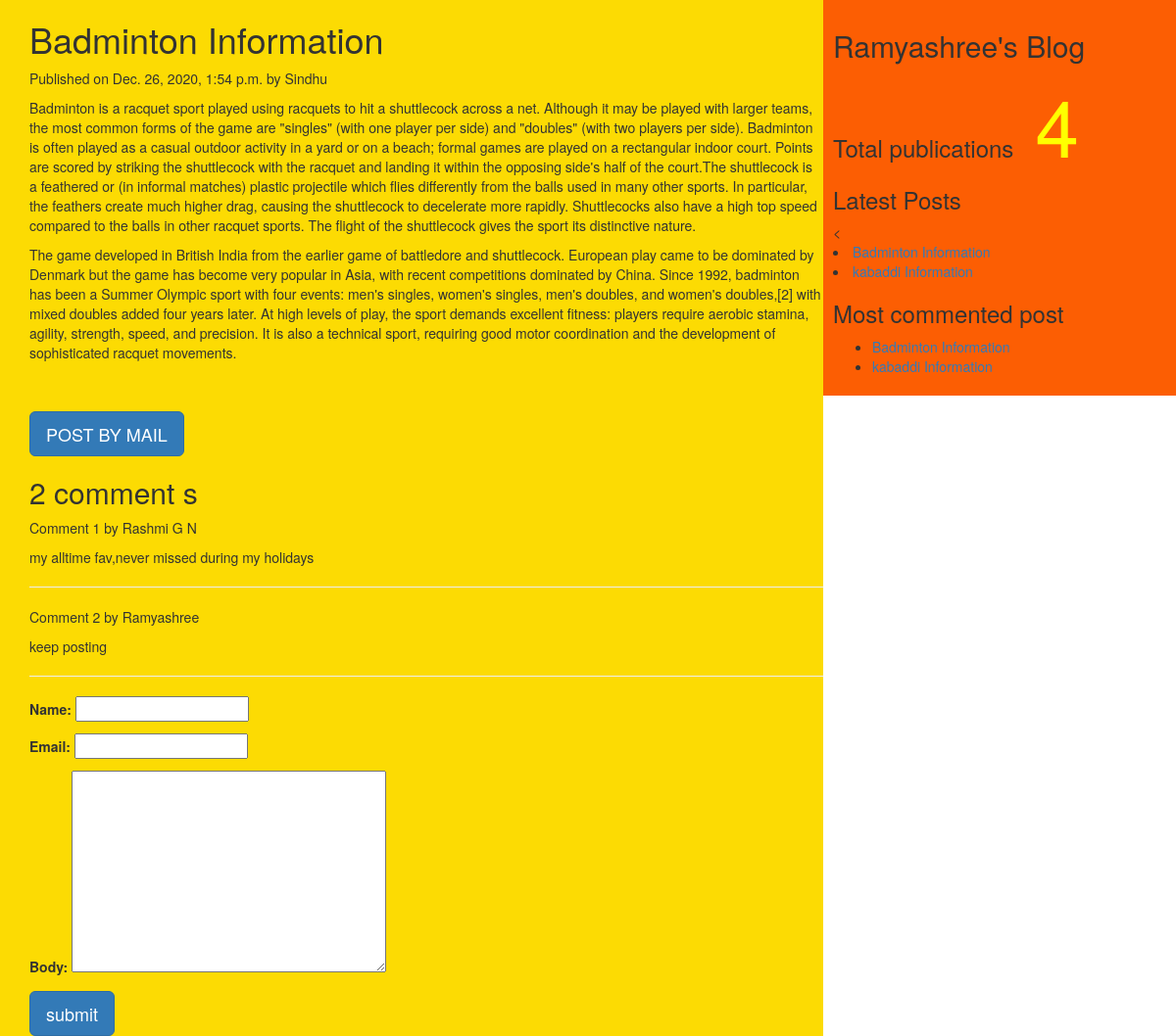
Page /2020/12/26/badminton-information on the committed database.
### myApp/models.py (models this page shows, shortened)
class Post(models.Model):
    tags=TaggableManager()
    STATUS_CHOICE=(('draft','Draft'),('published','Published'))
    title=models.CharField(max_length=256)
    slug=models.SlugField(max_length=50,unique_for_date='publish')
    author=models.ForeignKey(User,related_name='blog_posts',on_delete=models.CASCADE)
    body=models.TextField()
    publish=models.DateTimeField(default=timezone.now)
    created=models.DateTimeField(auto_now_add=True)
    updated=models.DateTimeField(auto_now=True)
    status=models.CharField(max_length=20,choices=STATUS_CHOICE,default='draft')
    objects=CustomManager()
    class Meta:
        ordering=('-publish',)
    def get_absolute_url(self):
        return reverse('post_detail',args=[self.publish.year,self.publish.strftime('%m'),self.publish.strftime('%d'),self.slug])

class Comment(models.Model):
    post=models.ForeignKey(Post,related_name="comments",on_delete=models.CASCADE)
    name=models.CharField(max_length=50)
    email=models.EmailField()
    body=models.TextField()
    created=models.DateTimeField(auto_now_add=True)
    updated=models.DateTimeField(auto_now=True)
    active=models.BooleanField(default=True)
    class Meta:
        ordering=('created',)

### myApp/views.py (the view, shortened to what this page needs)
# urls.py: url(r'(?P<year>\d{4})/(?P<month>\d{2})/(?P<day>\d{2})/(?P<post>[-\w]+)',views.post_detail_view,name='post_detail'),
def post_detail_view(request,year,month,day,post):
    post=get_object_or_404(Post,slug=post,publish__year=year,publish__month=month,publish__day=day)
    comments=post.comments.filter(active=True)
    csubmit=False
    form=CommentForm()
    d={'post':post,'form':form,'csubmit':csubmit,'comments':comments}
    return render(request,'myApp/post_detail.html',d)

### myApp/forms.py
class CommentForm(forms.ModelForm):
    class Meta:
        model=Comment
        fields=('name','email','body')

### myApp/models.py (called while the page is built)
    def get_queryset(self):
        return super().get_queryset().filter(status='published')

### myApp/templatetags/mytags.py (called while the page is built)
@register.simple_tag
def total_posts():
    return Post.objects.count()

@register.inclusion_tag('myApp/latest_post.html')
def show_latest_post(count=3):
     latest_posts=Post.objects.order_by('-publish')[:count]
     return {'latest_posts':latest_posts}

@register.simple_tag
def get_most_commented_posts(count=2):
    return Post.objects.annotate(total_comments=Count('comments')).order_by('-total_comments')[:count]

### templates/myApp/post_detail.html (shortened to what this page needs)
<!DOCTYPE html>
<html lang="en" dir="ltr">
  {%extends 'myApp/parent.html'%}
    {%block content_block%}
    <h1>{{post.title}}</h1>
    <p>Published on {{post.publish}} by {{post.author|title}}</p>
    {{post.body|linebreaks}}<br><br>
    <a href="/{{post.id}}/share" class='btn btn-lg btn-primary'>POST BY MAIL</a>
    {%with comments.count as comments_count%}
    <h2>{{comments_count}} comment {{comments_count|pluralize}}</h2>
    {%endwith%}
    {%if comments%}
      {%for c in comments%}
        <p>Comment {{forloop.counter}} by {{c.name}}</p>
        <div>{{c.body|linebreaks}}</div><hr>
      {%endfor%}
      {%else%}
      <p style="color:blue;font-size:30px;font-style:bold;border-bottom:1px red solid;">There are no comments</p>
    {%endif%}
    {%if csubmit%}
      <h2>Thankyou..Your comment has submiteed successfully!!</h2>
    {%else%}
      <form method="post">
        {{form.as_p}}
        <input type="submit" class='btn btn-lg btn-primary' value="submit">
      </form>
    {%endif%}
    {%endblock%}

### templates/myApp/parent.html (shortened to what this page needs)
<!DOCTYPE html>
<html lang="en" dir="ltr">
{%load mytags%}
  <head>
<link rel="stylesheet" href="https://maxcdn.bootstrapcdn.com/bootstrap/3.3.7/css/bootstrap.min.css">
  </head>
  <body>
    <div class="content" style="height:300%;width:70%;float:left;background-color:#fcdb03;padding:0 0 0 30px;">
      {%block content_block%}
      {%endblock%}
    </div>
    <div class="sidebar" style="height:300%;width:30%;float:right;background-color:#fc5e03;padding:10px;">
      <h2>Ramyashree's Blog</h2>
  <h3>Total publications<span style="color:yellow;font-size:80px">
{%total_posts%}
</span></h3>
<h3>Latest Posts</h3><span>
{%show_latest_post 2%}</span>
<h3>Most commented post</h3>
{%get_most_commented_posts as m%}
<ul>
  {%for post in m%}
  <li><a href="{{post.get_absolute_url}}">{{post.title}}</a>
  </li>
  {%endfor%}
</ul>
    </div>
  </body>
</html>

### templates/myApp/latest_post.html
<<!DOCTYPE html>
<html lang="en" dir="ltr">
  <head>
  </head>
  <body>
    {%for post in latest_posts%}
    <li><a href="{{post.get_absolute_url}}">{{post.title}}</a></li>
    {%endfor%}
  </body>
</html>

### rows in the picture
Post: title "Badminton Information", publish "Dec. 26, 2020, 1:54 p.m.", author "Sindhu", body "Badminton is a racquet sport played using racquets to hit a shuttlecock across a net. Although it may be played with larger teams, the most common forms of the game are \"singles\" (with one player per side) and \"doubles\" (with two players per side). Badminton is often played as a casual outdoor activity in a yard or on a beach; formal games are played on a rectangular indoor court. Points are scored by striking the shuttlecock with the racquet and landing it within the opposing side's half of the court.The shuttlecock is a feathered or (in informal matches) plastic projectile which flies differently from the balls used in many other sports. In particular, the feathers create much higher…"
Comment: name "Rashmi G N", body "my alltime fav,never missed during my holidays"
Comment: name "Ramyashree", body "keep posting"
Post: title "kabaddi Information"

### other values in the picture
{{ comments_count }} "2"
